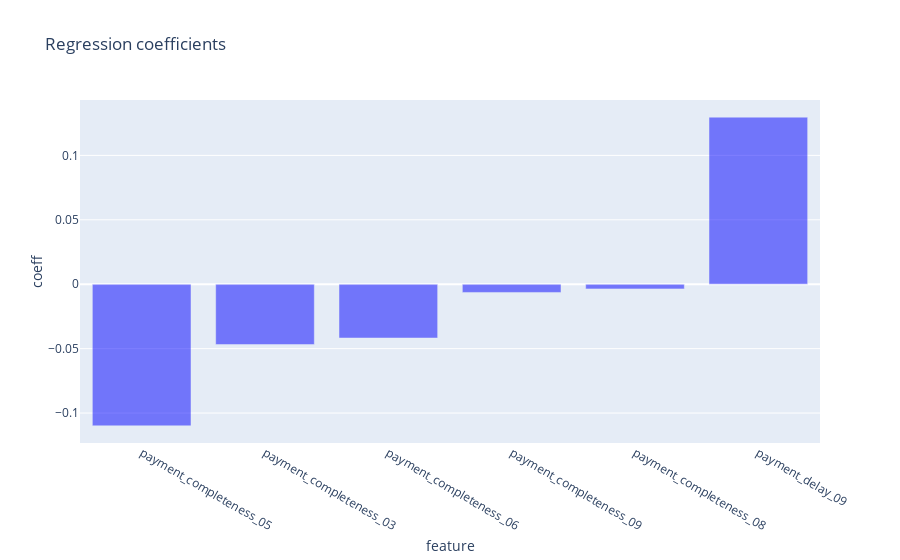

This figure's notebook cell:
### Code cell
trace0=go.Bar(
        y=importance_df.coefficients,
        x=importance_df.features,
        
        marker=dict(
        color="blue",

        opacity=0.5
        ),
       
    )








data=[trace0]
figure=go.Figure(
    data=data,
    layout=go.Layout(
        title="Regression coefficients",
        yaxis=dict(title="coeff"),
        xaxis=dict(title="feature")

    
    ))
iplot(figure)

### Figure 1 — Plotly figure (JSON) as saved in the notebook; plotly's stock layout.template omitted (floating-point values rounded to 4 significant figures)
{"data": [{"marker": {"color": "blue", "opacity": 0.5}, "type": "bar", "x": ["payment_completeness_05", "payment_completeness_03", "payment_completeness_06", "payment_completeness_09", "payment_completeness_08", "payment_delay_09"], "y": [-0.1099, -0.04683, -0.04176, -0.006372, -0.003616, 0.1297]}], "layout": {"title": {"text": "Regression coefficients"}, "xaxis": {"title": {"text": "feature"}}, "yaxis": {"title": {"text": "coeff"}}}}
